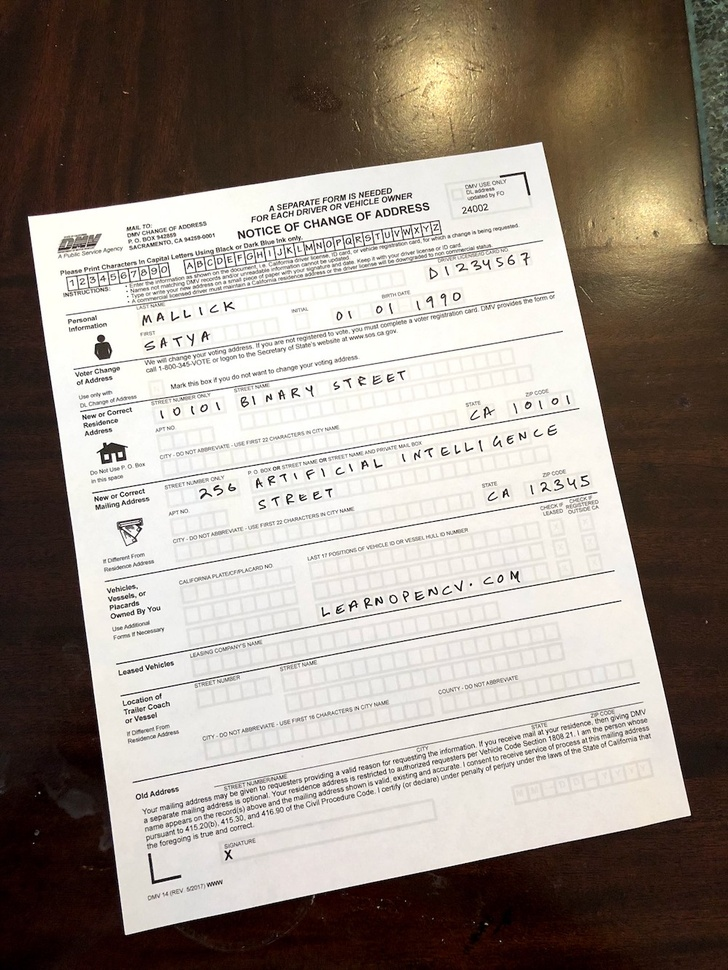
#> input picture inputs/scanned-form.jpg, 728 x 970 px, shrunk from 1000 x 1333 before the run
$ jupyter execute Document_alignment.ipynb   (shell and % lines are left out)
#> lines starting #> are read from the running program, lines starting #| are printed output that depends on the picture; after the words box and inside, x2 and y2 are one past the last pixel; in counts of white or black regions, pixels touching at a corner belong together
# Document Alignment

This notebook will teach you about:
* Morphology
* Canny Edge Detection
* Contours
* Corner Detection using Douglas-Peucker algorithm
* Homography
* Perspective Transform

You will learn to perform document alignment using the above techniques.

### Numpy
NumPy is the fundamental package needed for scientific computing with Python. <br>
[For more info...](https://numpy.org/doc/stable/reference/index.html)

### Matplotlib
Matplotlib is a comprehensive library for creating static, animated, and interactive visualizations in Python. <br>
[For more info...](https://matplotlib.org)
### OpenCV
OpenCV or cv2 provides a real-time optimized Computer Vision library, tools, and hardware. It also supports model execution for Machine Learning (ML) and Artificial Intelligence.<br>
[For more info...](https://opencv.org)

[cell 1]
import cv2
import numpy as np
import matplotlib.pyplot as plt

[cell 2]
img = cv2.imread('inputs/scanned-form.jpg', cv2.IMREAD_COLOR)
#> img is the input picture: shape (970, 728, 3); mean B, G, R 135.9, 144.8, 154.5

[cell 3]
# Making Copy of original image.
orig_img = img.copy()

# Morphology to get blank page

## Advanced Morphological operations

**`morphologyEx()`** perform advanced morphological transformations using an erosion and dilation as basic operations.

### <font style="color:rgb(8,133,37)">Function Syntax </font>
``` python
dst = cv2.morphologyEx(	src, op, kernel[, dst[, anchor[, iterations[, borderType[, borderValue]]]]]	)
```

`dst`: Destination image of the same size and type as source image.

The function has **3 required input argument** and 4 optional flag:

1. `src` Source image. The number of channels can be arbitrary. The depth should be one of CV_8U, CV_16U, CV_16S, CV_32F or CV_64F.
2. `op` Type of a morphological operation, see [MorphTypes](https://docs.opencv.org/4.5.2/d4/d86/group__imgproc__filter.html#ga7be549266bad7b2e6a04db49827f9f32).
3. `kernal` Structuring element. It can be created using [getStructuringElement](https://docs.opencv.org/4.5.2/d4/d86/group__imgproc__filter.html#gac342a1bb6eabf6f55c803b09268e36dc).
4. `anchor` Anchor position with the kernel. Negative values mean that the anchor is at the kernel center.
5. `iterations` Number of times erosion and dilation are applied.
6. `borderType` Pixel extrapolation method, see [BorderTypes](https://docs.opencv.org/4.5.2/d2/de8/group__core__array.html#ga209f2f4869e304c82d07739337eae7c5). BORDER_WRAP is not supported.
7. `borderValue` Border value in case of a constant border. The default value has a special meaning.

### <font color="green">OpenCV Documentation</font>

[**`morphologyEx()`**](https://docs.opencv.org/4.5.2/d4/d86/group__imgproc__filter.html#ga67493776e3ad1a3df63883829375201f)<br>
[**`dilute()`**](https://docs.opencv.org/4.5.2/d4/d86/group__imgproc__filter.html#ga4ff0f3318642c4f469d0e11f242f3b6c)<br>
[**`erode()`**](https://docs.opencv.org/4.5.2/d4/d86/group__imgproc__filter.html#gaeb1e0c1033e3f6b891a25d0511362aeb)<br>

## MORPH_CLOSE
a closing operation

``` python
𝚍𝚜𝚝=close(𝚜𝚛𝚌,𝚎𝚕𝚎𝚖𝚎𝚗𝚝)=erode(dilate(𝚜𝚛𝚌,𝚎𝚕𝚎𝚖𝚎𝚗𝚝))
```

[cell 4]
# Repeated Closing operation to remove text from the document.
kernel = np.ones((5,5),np.uint8)
img = cv2.morphologyEx(img, cv2.MORPH_CLOSE, kernel, iterations= 3)

[cell 5]
plt.figure(figsize = (10,7))
plt.imshow(img[:,:,::-1])
plt.show()

[cell 6]
mask = np.zeros(img.shape[:2],np.uint8)
bgdModel = np.zeros((1,65),np.float64)
fgdModel = np.zeros((1,65),np.float64)
rect = (10,10,img.shape[1]-10,img.shape[0]-10)
cv2.grabCut(img,mask,rect,bgdModel,fgdModel,5,cv2.GC_INIT_WITH_RECT)
mask2 = np.where((mask==2)|(mask==0),0,1).astype('uint8')
img = img*mask2[:,:,np.newaxis]
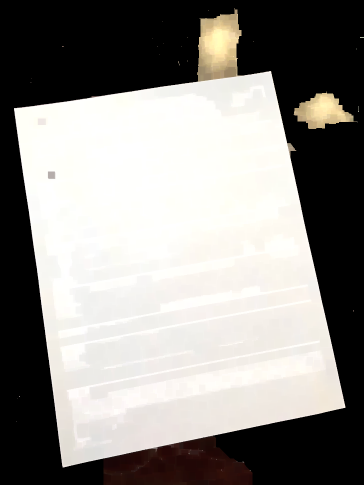
#> img: shape (970, 728, 3) (shown at 1/2 size); mean B, G, R 135.8, 139.5, 142.1

[cell 7]
plt.figure(figsize = (10,7))
plt.imshow(img[:,:,::-1])
plt.show()

# Canny Edge Detection and getting Contours for the detected edges.

## Canny Edge Detector

**`Canny()`** finds edges in the input image and marks them in the output map edges using the Canny algorithm.

### <font style="color:rgb(8,133,37)">Function Syntax </font>
``` python
edges = cv2.Canny( image, threshold1, threshold2[, edges[, apertureSize[, L2gradient]]] )
```
`edges`: output edge map; single channels 8-bit image, which has the same size as image.
The function has **3 required arguments** and 3 optional:

1. `image` 8-bit input image.
2. `threshold1` first threshold for the hysteresis procedure.
3. `threshold2` second threshold for the hysteresis procedure.
4. `apertureSize` aperture size for the Sobel operator.
5. `L2gradient` a flag, indicating whether a more accurate L2 norm should be used to calculate the image gradient magnitude ( L2gradient=true ), or whether the default L1 norm is enough ( L2gradient=false ).

### <font style="color:rgb(8,133,37)">OpenCV Documentation</font>

[**`cv2.Canny()`**](https://docs.opencv.org/4.5.2/dd/d1a/group__imgproc__feature.html#ga04723e007ed888ddf11d9ba04e2232de)

[cell 8]
gray = cv2.cvtColor(img, cv2.COLOR_BGR2BGRA)
gray = cv2.GaussianBlur(gray, (11, 11), 0)
# Edge Detection.
canny = cv2.Canny(gray, 0, 200)
#> canny: shape (970, 728); 0.45% white in thin lines or dots, all inside (x1, y1, x2, y2) = (28, 18, 708, 935)
canny = cv2.dilate(canny, cv2.getStructuringElement(cv2.MORPH_ELLIPSE,(5,5)))
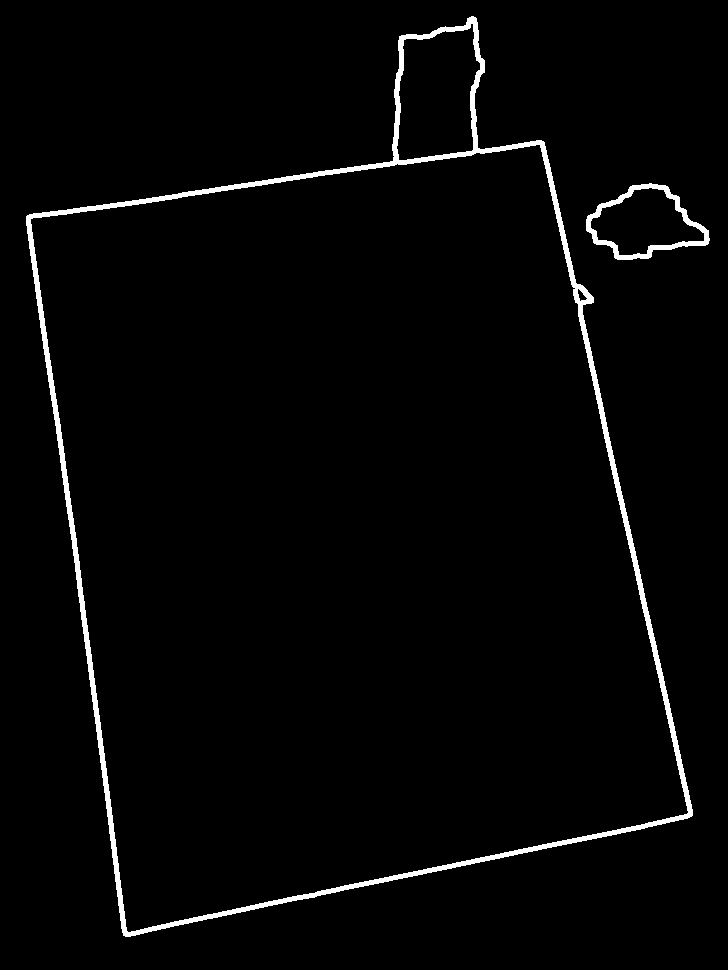
#> canny: shape (970, 728); 2.3% white; 2 white regions
plt.imshow(canny)

## Contour Detection

**`findContours()`** finds contours in a binary image.

### <font style="color:rgb(8,133,37)">Function Syntax </font>
``` python
contours, hierarchy = cv2.findContours( image, mode, method[, contours[, hierarchy[, offset]]] )
```
`contours`: Detected contours. Each contour is stored as a vector of points.
`hierarchy`: Optional output vector, containing information about the image topology. It has as many elements as the number of contours. For each i-th contour contours[i], the elements hierarchy[i][0] , hierarchy[i][1] , hierarchy[i][2] , and hierarchy[i][3] are set to 0-based indices in contours of the next and previous contours at the same hierarchical level, the first child contour and the parent contour, respectively. If for the contour i there are no next, previous, parent, or nested contours, the corresponding elements of hierarchy[i] will be negative.

The function has **3 required arguments** and 3 optional:

1. `image` 	Source, an 8-bit single-channel image.
2. `mode` Contour retrieval mode, see [RetrievalModes](https://docs.opencv.org/4.5.2/d3/dc0/group__imgproc__shape.html#ga819779b9857cc2f8601e6526a3a5bc71).
3. `method` Contour approximation method, see [ContourApproximationModes](https://docs.opencv.org/4.5.2/d3/dc0/group__imgproc__shape.html#ga4303f45752694956374734a03c54d5ff).
4. `offset` Optional offset by which every contour point is shifted. This is useful if the contours are extracted from the image ROI and then they should be analyzed in the whole image context.

### <font style="color:rgb(8,133,37)">OpenCV Documentation</font>

[**`cv2.findContours()`**](https://docs.opencv.org/4.5.2/d3/dc0/group__imgproc__shape.html#ga17ed9f5d79ae97bd4c7cf18403e1689a)
<br><br>

## Draw Contour

**`drawContours()`** draws contours outlines or filled contours.

### <font style="color:rgb(8,133,37)">Function Syntax </font>
``` python
cv2.drawContours( image, contours, contourIdx, color[, thickness[, lineType[, hierarchy[, maxLevel[, offset]]]]] )
```

The function has **4 required arguments** and 5 optional:

1. `image` 	Destination image.
2. `contours` All the input contours. Each contour is stored as a point vector.
3. `contourIdx` Parameter indicating a contour to draw. If it is negative, all the contours are drawn.
4. `color` Color of the contours.
5. `thickness` Thickness of lines the contours are drawn with. If it is negative (for example, thickness=FILLED ), the contour interiors are drawn.
6. `lineType` Line connectivity. See LineTypes
7. `hierarchy` Optional information about hierarchy. It is only needed if you want to draw only some of the contours (see maxLevel ).
8. `maxLevel` Maximal level for drawn contours. If it is 0, only the specified contour is drawn. If it is 1, the function draws the contour(s) and all the nested contours. If it is 2, the function draws the contours, all the nested contours, all the nested-to-nested contours, and so on. This parameter is only taken into account when there is hierarchy available.
9. `offset`	Optional contour shift parameter. Shift all the drawn contours by the specified 𝚘𝚏𝚏𝚜𝚎𝚝=(dx,dy) .

### <font style="color:rgb(8,133,37)">OpenCV Documentation</font>

[**`cv2.drawContours()`**](https://docs.opencv.org/4.5.2/d6/d6e/group__imgproc__draw.html#ga746c0625f1781f1ffc9056259103edbc)

[cell 9]
# Blank canvas.
con = np.zeros_like(img)
# Finding contours for the detected edges.
contours, hierarchy = cv2.findContours(canny, cv2.RETR_LIST, cv2.CHAIN_APPROX_NONE)
#> contours = 6 contours; box (x1, y1, x2, y2) and area: (26, 16, 693, 937) 402525, (30, 144, 689, 933) 381608, (396, 23, 481, 161) 8907, (586, 183, 710, 260) 5982, (590, 187, 705, 256) 4627, (577, 288, 588, 302) 65
# Keeping only the largest detected contour.
page = sorted(contours, key=cv2.contourArea, reverse=True)[:5]
#> page = 5 contours; box (x1, y1, x2, y2) and area: (26, 16, 693, 937) 402525, (30, 144, 689, 933) 381608, (396, 23, 481, 161) 8907, (586, 183, 710, 260) 5982, (590, 187, 705, 256) 4627
con = cv2.drawContours(con, page, -1, (0, 255, 255), 3)

[cell 10]
plt.figure(figsize = (10,7))
plt.imshow(con)
plt.show()

# Corner Detection using Douglas-Peucker algorithm

## Contour Perimeter

**`arcLength()`** calculates a contour perimeter or a curve length.

### <font style="color:rgb(8,133,37)">Function Syntax </font>
``` python
retval	=	cv.arcLength( curve, closed )
```

The function has **3 required arguments** and 3 optional flags:

1. `curve` 	Input vector of 2D points, stored in std::vector or [Mat](https://docs.opencv.org/4.5.2/d3/d63/classcv_1_1Mat.html).
2. `closed` Flag indicating whether the curve is closed or not.

### <font style="color:rgb(8,133,37)">OpenCV Documentation</font>

[**`cv2.arcLength()`**](https://docs.opencv.org/4.5.2/d3/dc0/group__imgproc__shape.html#ga8d26483c636be6b35c3ec6335798a47c)
<br><br>

## Contour Approximation

**`approxPolyDP()`** approximates a polygonal curve(s) with the specified precision.

### <font style="color:rgb(8,133,37)">Function Syntax </font>
``` python
approxCurve = cv2.approxPolyDP( curve, epsilon, closed[, approxCurve] )
```
`approxCurve` Result of the approximation. The type should match the type of the input curve.

The function has **3 required arguments**:

1. `curve` 	Input vector of 2D points, stored in std::vector or [Mat](https://docs.opencv.org/4.5.2/d3/d63/classcv_1_1Mat.html).
2. `epsilon` Parameter specifying the approximation accuracy. This is the maximum distance between the original curve and its approximation.
3. `closed` If true, the approximated curve is closed (its first and last vertices are connected). Otherwise, it is not closed.

### <font style="color:rgb(8,133,37)">OpenCV Documentation</font>

[**`cv2.approxPolyDP()`**](https://docs.opencv.org/4.5.2/d3/dc0/group__imgproc__shape.html#ga0012a5fdaea70b8a9970165d98722b4c)

### <font style='color:rgb(50,120,230)'>Detected contour is approximated to a quadrilateral, giving the 4 corners.</font>

[cell 11]
def order_points(pts):
	'''Rearrange coordinates to order:
       top-left, top-right, bottom-right, bottom-left'''
	rect = np.zeros((4, 2), dtype='float32')
	pts = np.array(pts)
	s = pts.sum(axis=1)
	# Top-left point will have the smallest sum.
	rect[0] = pts[np.argmin(s)]
    # Bottom-right point will have the largest sum.
	rect[2] = pts[np.argmax(s)]

	diff = np.diff(pts, axis=1)
    # Top-right point will have the smallest difference.
	rect[1] = pts[np.argmin(diff)]
    # Bottom-left will have the largest difference.
	rect[3] = pts[np.argmax(diff)]
	# return the ordered coordinates
	return rect.astype('int').tolist()

[cell 12]
# Blank canvas.
con = np.zeros_like(img)
# Loop over the contours.
for c in page:
	# Approximate the contour.
	epsilon = 0.02 * cv2.arcLength(c, True)
	corners = cv2.approxPolyDP(c, epsilon, True)
	# If our approximated contour has four points
	if len(corners) == 4:
		break
#> this loop made 2 passes
#> epsilon on pass 1: 59.07
cv2.drawContours(con, c, -1, (0, 255, 255), 3)
cv2.drawContours(con, corners, -1, (0, 255, 0), 10)
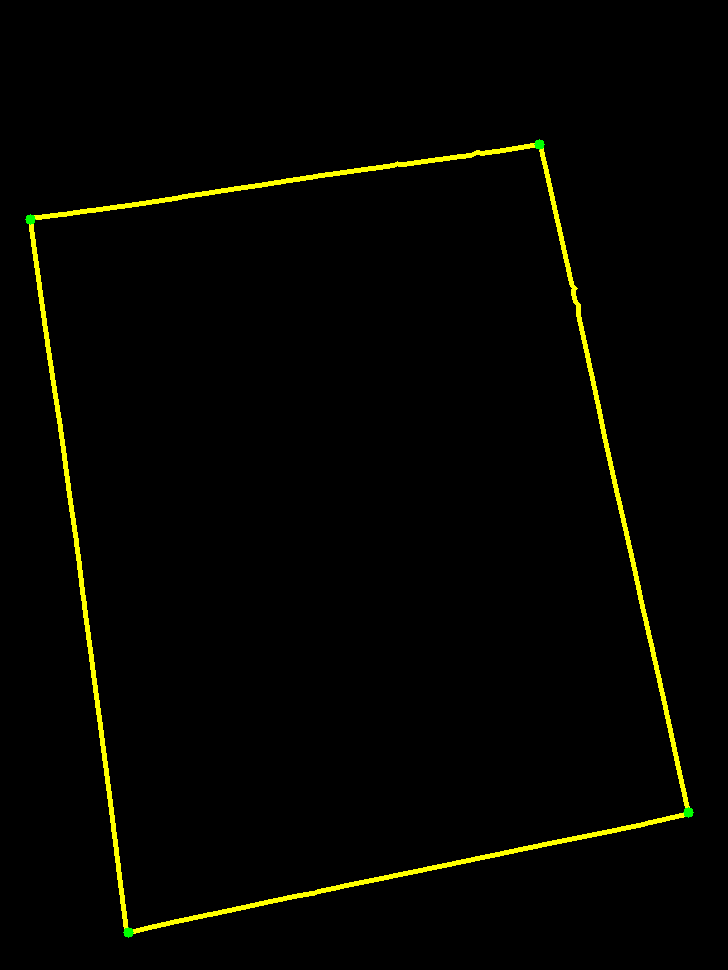
#> con: shape (970, 728, 3); mean of channels 0, 1, 2 0, 4.5, 4.4; drawn as B, G, R
# Sorting the corners and converting them to desired shape.
corners = sorted(np.concatenate(corners).tolist())
#> corners = [[30, 219], [128, 932], [539, 144], [688, 812]]

# Displaying the corners.
for index, c in enumerate(corners):
    character = chr(65 + index)
    cv2.putText(con, character, tuple(c), cv2.FONT_HERSHEY_SIMPLEX, 5, (255, 0, 0), 5, cv2.LINE_AA)
#> this loop made 4 passes
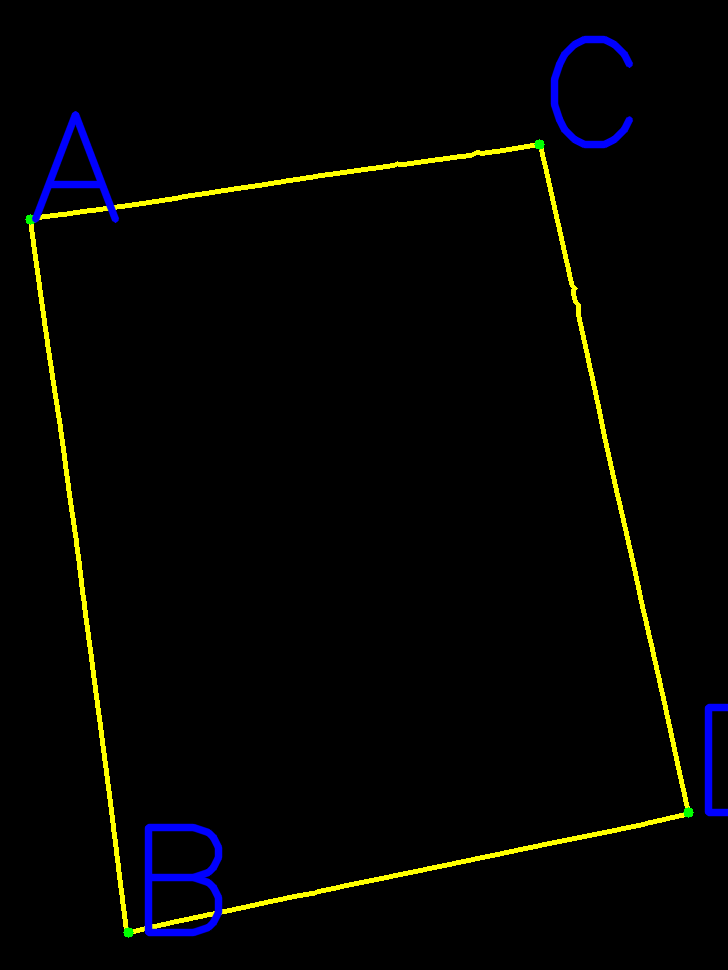
#> con: shape (970, 728, 3); 1.31% of pixels changed, all inside (x1, y1, x2, y2) = (31, 35, 728, 937); drawn as B, G, R

# Rearranging the order of the corner points.
corners = order_points(corners)
#> in order_points, `s = pts.sum(axis=1)`: s = [249, 1060, 683, 1500]
#> in order_points, `diff = np.diff(pts, axis=1)`: diff = [189, 804, -395, 124]
#> corners = [[30, 219], [539, 144], [688, 812], [128, 932]]

print(corners)
#| [[30, 219], [539, 144], [688, 812], [128, 932]]

plt.figure(figsize = (10,7))
plt.imshow(con)
plt.title('Corner Points')
plt.show()

# Finding Destination Co-ordinates

[cell 13]
# Finding the maximum width.
w1 = np.sqrt((corners[0][0] - corners[1][0]) ** 2 + (corners[0][1] - corners[1][1]) ** 2)
#> w1 = 514.5
w2 = np.sqrt((corners[2][0] - corners[3][0]) ** 2 + (corners[2][1] - corners[3][1]) ** 2)
#> w2 = 572.7
w = max(int(w1), int(w2))
#> w = 572
# Finding the maximum height.
h1 = np.sqrt((corners[0][0] - corners[2][0]) ** 2 + (corners[0][1] - corners[2][1]) ** 2)
#> h1 = 885.8
h2 = np.sqrt((corners[1][0] - corners[3][0]) ** 2 + (corners[1][1] - corners[3][1]) ** 2)
#> h2 = 888.7
h = max(int(h1), int(h2))
#> h = 888
# Final destination co-ordinates.
destination_corners = order_points(np.array([[0, 0], [w - 1, 0], [0, h - 1], [w - 1, h - 1]]))
#> destination_corners = [[0, 0], [571, 0], [571, 887], [0, 887]]
print(destination_corners)
#| [[0, 0], [571, 0], [571, 887], [0, 887]]

# Homography and Perspective Transform

## Homography

**`findHomography()`**  applies a perspective transformation to an image.

### <font style="color:rgb(8,133,37)">Function Syntax </font>
``` python
retval, mask = cv2.findHomography( srcPoints, dstPoints[, method[, ransacReprojThreshold[, mask[, maxIters[, confidence]]]]] )
```

The function has **2 required arguments** and 5 optional flags:

1. `srcPoints` Coordinates of the points in the original plane, a matrix of the type CV_32FC2 or vector Point2f .
2. `dstPoints` Coordinates of the points in the target plane, a matrix of the type CV_32FC2 or a vecto
3. `method` Method used to compute a homography matrix. The following methods are possible:
            * 0 - a regular method using all the points, i.e., the least squares method
            * RANSAC - RANSAC-based robust method
            * LMEDS - Least-Median robust method
            * RHO - PROSAC-based robust method
4. `ransacReprojThreshold` Maximum allowed reprojection error to treat a point pair as an inlier (used in the RANSAC and RHO methods only). That is, if <br>
    `||` `dstPoints`<sub>`i`</sub>-`convertPointsHomogeneous`(`H*srcPoints`<sub>`i`</sub>)`||`<sub>`2`</sub>>`ransacReprojThreshold`<br>
then the point i is considered as an outlier. If srcPoints and dstPoints are measured in pixels, it usually makes sense to set this parameter somewhere in the range of 1 to 10.
5. `mask` Optional output mask set by a robust method ( RANSAC or LMeDS ). Note that the input mask values are ignored.
6. `maxIters` The maximum number of RANSAC iterations.
7. `confidence` Confidence level, between 0 and 1.

### <font style="color:rgb(8,133,37)">OpenCV Documentation</font>

[**`cv2.warpPerspective()`**](https://docs.opencv.org/4.5.2/da/d54/group__imgproc__transform.html#gaf73673a7e8e18ec6963e3774e6a94b87)
<br><br>

## Perspective Transform

**`warpPerspective()`**  applies a perspective transformation to an image.

### <font style="color:rgb(8,133,37)">Function Syntax </font>
``` python
dst = cv2.warpPerspective( src, M, dsize[, dst[, flags[, borderMode[, borderValue]]]] )
```
`dst` output image of the same size and type as src.
The function has **3 required arguments** and 3 optional flags:

1. `src` input image.
2. `M` 3×3 transformation matrix.
3. `dsize` size of the output image.
4. `flags` combination of interpolation methods INTER_LINEAR or INTER_NEAREST and the optional flag WARP_INVERSE_MAP, that sets M as the inverse transformation ( 𝚍𝚜𝚝→𝚜𝚛𝚌 ).
5. `borderMode` pixel extrapolation method BORDER_CONSTANT or BORDER_REPLICATE
6. `borderValue` value used in case of a constant border; by default, it equals 0.

### <font style="color:rgb(8,133,37)">OpenCV Documentation</font>

[**`cv2.warpPerspective()`**](https://docs.opencv.org/4.5.2/da/d54/group__imgproc__transform.html#gaf73673a7e8e18ec6963e3774e6a94b87)

[cell 14]
h, w = orig_img.shape[:2]
# Getting the homography.
homography, mask = cv2.findHomography(np.float32(corners), np.float32(destination_corners), method=cv2.RANSAC, ransacReprojThreshold=3.0)
#> homography = [[1.09, -0.149, 0.11], [0.208, 1.41, -315.3], [-6.83e-05, 0.000178, 1]]; mask = [1, 1, 1, 1]
# Perspective transform using homography.
un_warped = cv2.warpPerspective(orig_img, np.float32(homography), (w, h), flags=cv2.INTER_LINEAR)
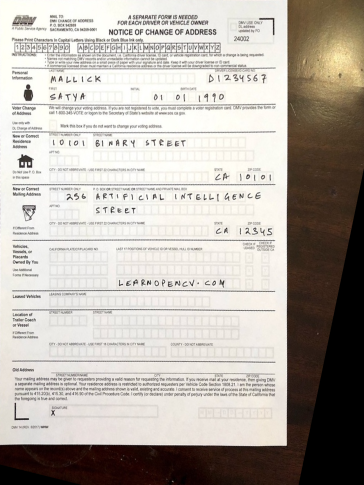
#> un_warped: shape (970, 728, 3) (shown at 1/2 size); mean B, G, R 169.2, 176.2, 182.4

[cell 15]
plt.figure(figsize = (10,7))
plt.imshow(un_warped[:,:,::-1])
plt.show()

# Crop

[cell 16]
# Cropping the warped image to get only the document.
final = un_warped[:destination_corners[2][1], :destination_corners[2][0]]
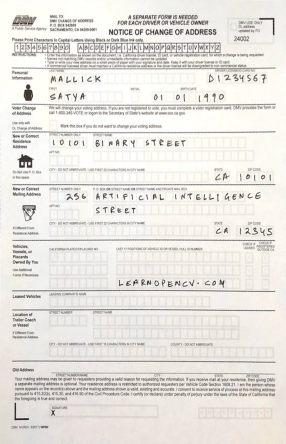
#> final: shape (887, 571, 3) (shown at 1/2 size); mean B, G, R 223.3, 228.3, 231
cv2.imwrite('grabcutop/aligned.jpg', final)
#> Out = True

[cell 17]
# Display results
plt.figure(figsize=[20,10]);
plt.subplot(121); plt.imshow(orig_img[:,:,::-1]); plt.axis('off'); plt.title("Original image")
plt.subplot(122); plt.imshow(final[:,:,::-1]); plt.axis('off'); plt.title("Scanned Form");
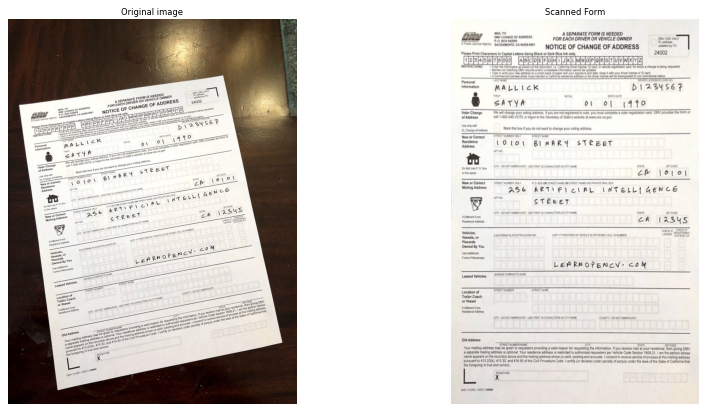
#> figure drawn by matplotlib, 2 panels
